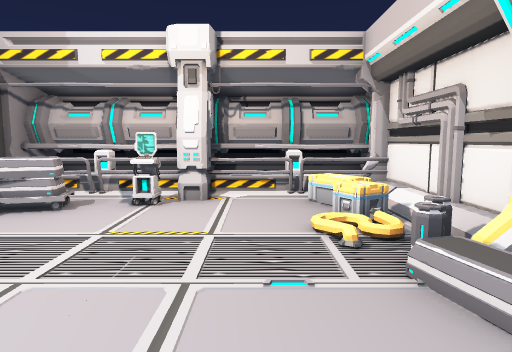
View 1 (above)

14 first-person views from a walk through a Unity game level. The camera is 1.4 m above the floor, tilts 6° down and sees 75° across. The floor is counted in squares, 1 m on a side. Each view is taken from the middle of a square. On the plan, view 1 faces up. The plan holds only what a view shows up to about 15 squares ahead; the rest is blank. The place goes on beyond the plan. Some animated figures are not drawn.

View 2
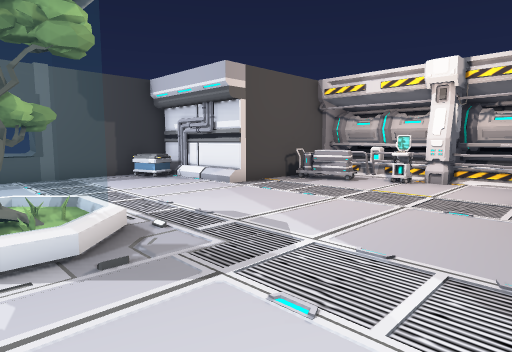

View 3
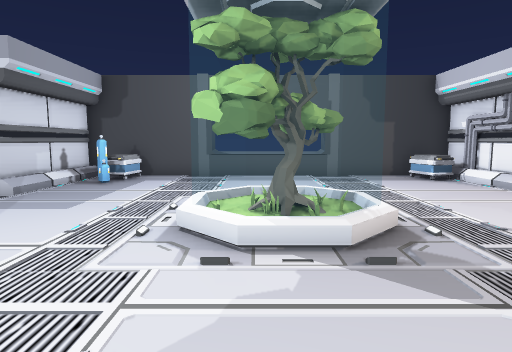

View 4
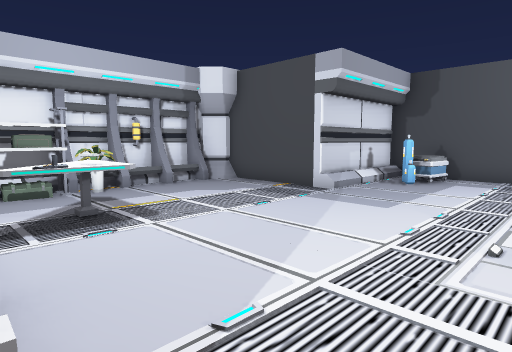

View 5
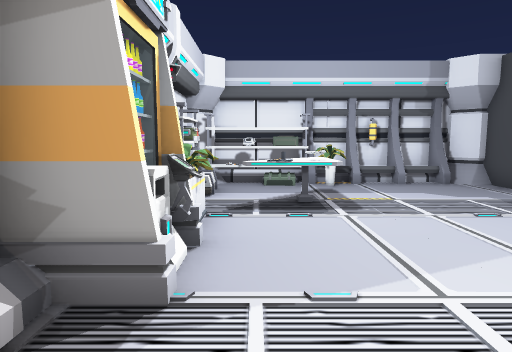

View 6
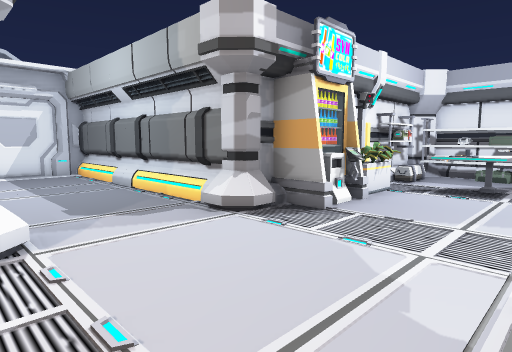

View 7
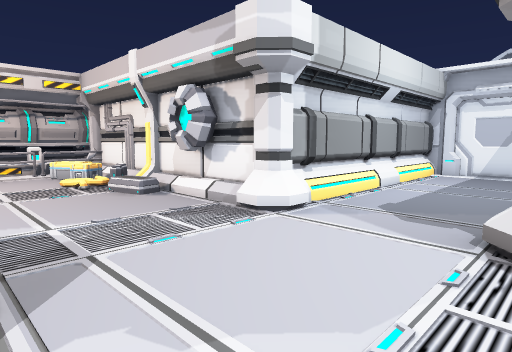

View 8
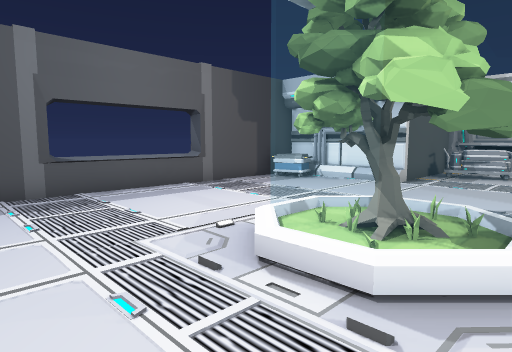

View 9
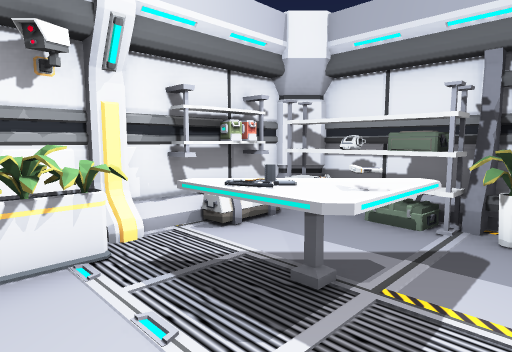

View 10
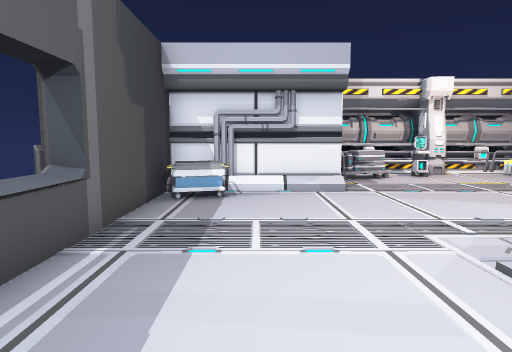

View 11
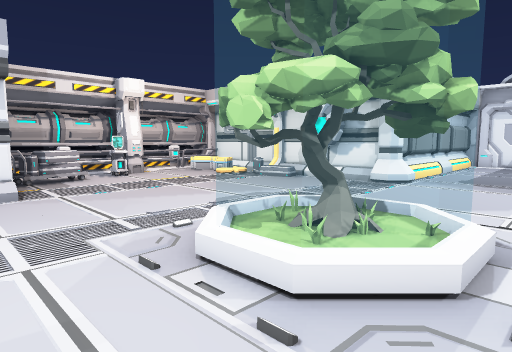

View 12
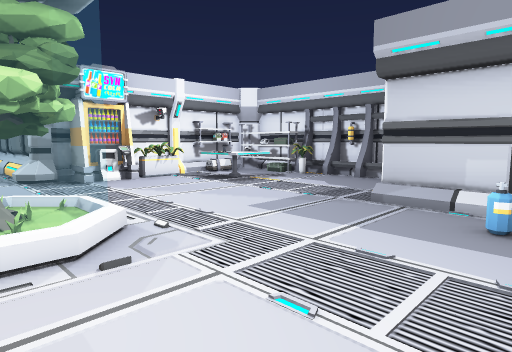

View 13
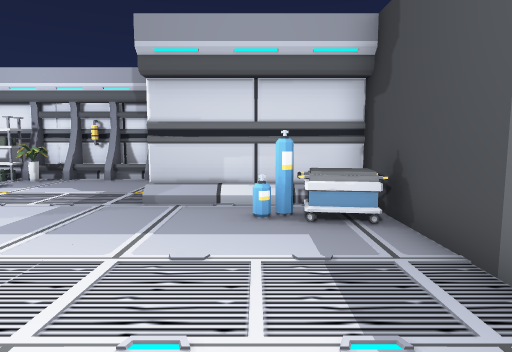

View 14
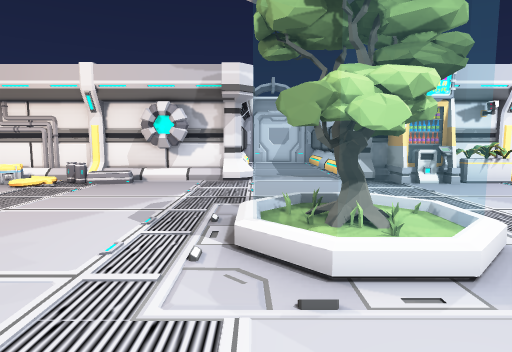

### Floor plan
Points are (right, up) in squares from view 1. A wall is a line through its corners. A room is listed if a view was taken in it or the views show most of it. See-through windows are left out.
Room 1 (views 1, 2, 3, 4, 5, 6, 7, 8, 9, 10, 11, 12, 13, 14)
walls: (3.5, -5.6) (12.9, -5.6); (3.2, -6.9) (3.2, -6.4); (3.2, -0.6) (3.2, 3.5); (3.2, -10.5) (3.2, -9.1); (2.6, -12.1) (3.2, -12.1); (2.8, -12.5) (2.8, -11.5); (-11.5, -6.4) (-11.5, -10.7) (-6.5, -10.7) (-6.5, -15); (3.2, 4.4) (3.2, 8.1); (3.2, -12.5) (3.2, -11.4); (-2.2, -15.7) (-0.9, -15.7); (-0.8, -15.7) (2.5, -15.7); (-3.6, -15.7) (-2.4, -15.7); (-5.1, -15.7) (-3.8, -15.7); (-3.8, 8.7) (-4.2, 8.7); (-2, 9) (-6.4, 9); (1.2, 8.7) (0.8, 8.7); (-1.9, 9.4) (-6.3, 9.4); (-6.5, 8.8) (-6.5, 3.7) (-11.5, 3.7) (-11.5, -0.6); (3.1, 9) (-1.2, 9); (3.2, 9.4) (-1.4, 9.4); (12.7, -5.2) (12.7, -4.6); (12.7, -2.4) (12.7, -1.9); (12.9, -4.9) (12.9, -2.2); (12.9, -2.9) (13, -2.3) (12.6, -2); (12.9, -5.8) (12.9, -5.2); (13, -4.6) (12.9, -4.4) (13.1, -4); (12.8, -1.4) (3.6, -1.4); (12.9, -1.9) (12.9, -1.1); (13.1, -3) (12.9, -2.6)
low walls: (3.9, -5.8) (12.9, -5.8); (2.8, 1.5) (2.8, 2.1); (-11.5, -1.5) (-11.5, -5.6); (-2.5, 8.1) (-4.8, 8.1); (0.5, 8.1) (-0.6, 8.1); (-2.5, 8.4) (-3.5, 8.4); (-5.1, 8.1) (-6.5, 8.1); (0.5, 8.4) (-0.5, 8.4); (3.2, 8.1) (1.4, 8.1); (12.4, -1.2) (4, -1.2)
objects: pillar (-12, -6); pillar (-12, -1); cart (-11, -9) to (-10, -9); cart (-11, 2) to (-10, 3); pipe (-10, 4); tank (-9, -9); pillar (-6, -15); cart (-6, 6) to (-4, 7); other object (-5, -15) to (-3, -15); other object (-5, -5) to (-3, -2); cart (-3, 7) to (-2, 7); other object (-2, -15) to (-1, -14); pillar (-2, 8) to (-1, 8); shelf (-1, -15); table (-1, -13) to (1, -11); crate (0, -15); pistol (0, -12); rifle (0, -11) to (1, -11); shelf (1, -15) to (2, -15); crate (1, 7) to (2, 8); crate (2, -14) to (2, -13); other object (2, -11) to (2, -9); other object (2, -8) to (2, -7); barrel (2, 4); crate (2, 6); pillar (3, -16) to (4, -15); crate (3, -14); other object (3, -13); pillar (3, -11); pillar (3, -6); pillar (3, -1); pillar (3, 4); pipe (3, 6)

Where each view was taken, in squares from view 1:
view 1: 0 up, 0 right, facing up
view 2: 4 down, 2 right, facing up-left
view 3: 4 down, 2 right, facing left
view 4: 5 down, 2 right, facing down-left
view 5: 4 down, 1 right, facing down
view 6: 1 down, 2 left, facing down-right
view 7: 6 down, 2 left, facing up-right
view 8: 8 down, 2 left, facing up-left
view 9: 9 down, 2 left, facing down-right
view 10: 6 down, 9 left, facing up
view 11: 6 down, 8 left, facing up-right
view 12: 3 down, 10 left, facing down-right
view 13: 3 down, 9 left, facing down
view 14: 2 down, 9 left, facing right
